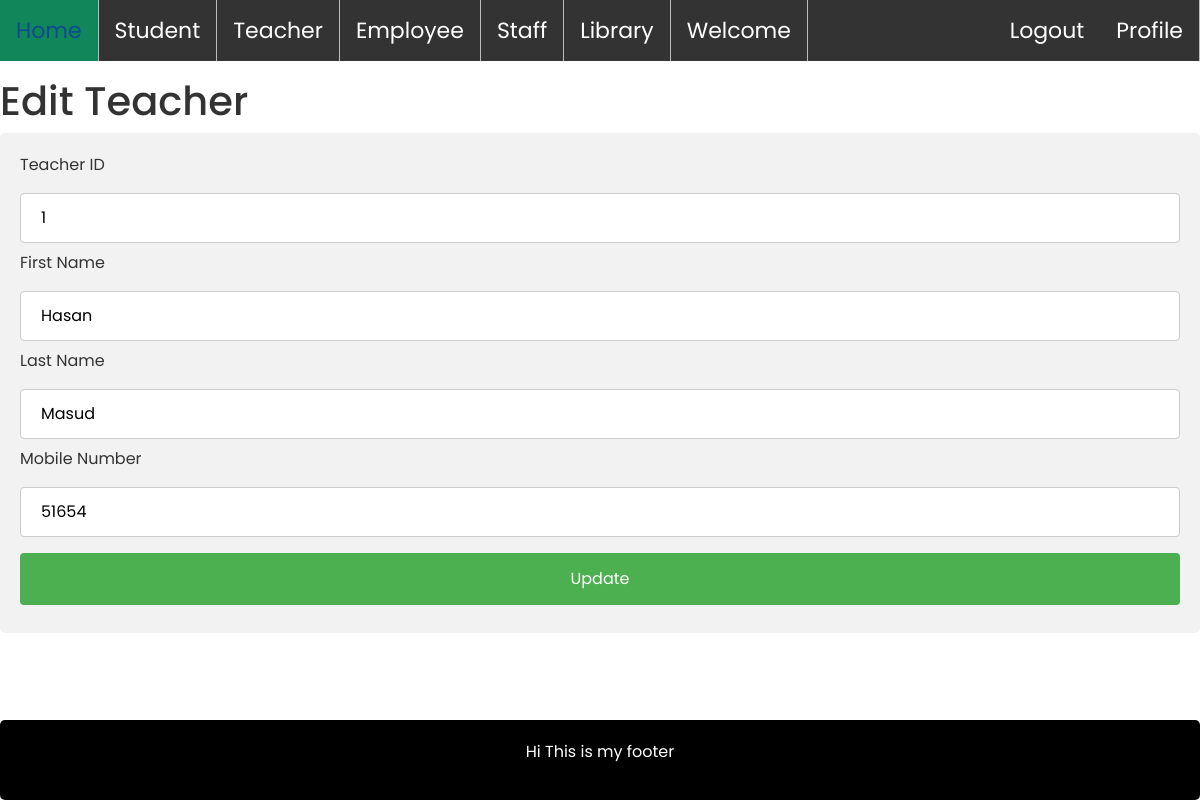
Screenshot of /editStaff/1 (signed in) with the database file from the repository.
### myApp/models.py (models this page shows, shortened)
class Staff_Model(models.Model):
    FirstName=models.CharField(max_length=100)
    LastName=models.CharField(max_length=100)
    Mobile=models.CharField(max_length=100)
    profile_pic=models.ImageField(upload_to="media/profile_pic",null=True)

### myProject/views.py (the view)
# urls.py: path('editStaff/<str:id>',views.editStaff,name="editStaff"),
@login_required
def editStaff(reqiest,id):
    staff=Staff_Model.objects.filter(id=id)
    context={
        'staff':staff,
    }
    return render(reqiest,"editStaff.html",context)

### Template/editStaff.html (shortened to what this page needs)
{% extends 'home.html' %}
{% block content %}
<h1>Edit Teacher</Details></h1>
<div>
    <form  action=" {% url 'updateStaff' %} "  method="post" enctype="multipart/form-data">
        {% for i in staff %}
        <label for="fname">Teacher ID</label>
        <input type="text"  value="{{i.id}}" name="staffid" placeholder="Your name.." required>
      <label for="fname">First Name</label>
      <input type="text" value="{{i.FirstName}}" name="firstname" placeholder="Your name.." required>
      <label >Last Name</label>
      <input type="text" value="{{i.LastName}}" name="lastname" placeholder="Your last name.." required>
      <label >Mobile Number</label>
      <input type="text" value="{{i.Mobile}}"  name="mobile" placeholder="Your Mobile Number.." required>
      <input type="submit" value="Update">
      {% endfor %}
    </form>
  </div>
{% endblock %}

### static/assets/css/style.css (style rules this page uses)
html { height: 100%; }
body { background-color: #fff; color: #333; font-family: 'Poppins', sans-serif; font-size: 1rem; height: 100%; line-height: 1.5; overflow-x: hidden; }
h1, h2, h3, h4, h5, h6 { font-family: 'Poppins', sans-serif; margin-top: 0; }
input, button, a { transition: all 0.4s ease; -moz-transition: all 0.4s ease; -o-transition: all 0.4s ease; -ms-transition: all 0.4s ease; -webkit-transition: all 0.4s ease; }
input, input:focus, button, button:focus { outline: none; }
input[type=text], input[type=password] { -webkit-appearance: none; -moz-appearance: none; appearance: none; }

### Template/home.html (style rules this page uses)
body { background-color: #92a8d1; }
input[type=text], select { width: 100%; padding: 12px 20px; margin: 8px 0; display: inline-block; border: 1px solid #ccc; border-radius: 4px; box-sizing: border-box; }
input[type=submit] { width: 100%; background-color: #4CAF50; color: white; padding: 14px 20px; margin: 8px 0; border: none; border-radius: 4px; cursor: pointer; }
div { border-radius: 5px; background-color: #f2f2f2; padding: 20px; }

### rows the page displays
Staff_Model: staffid "1", firstname "Hasan", lastname "Masud", mobile "51654"
